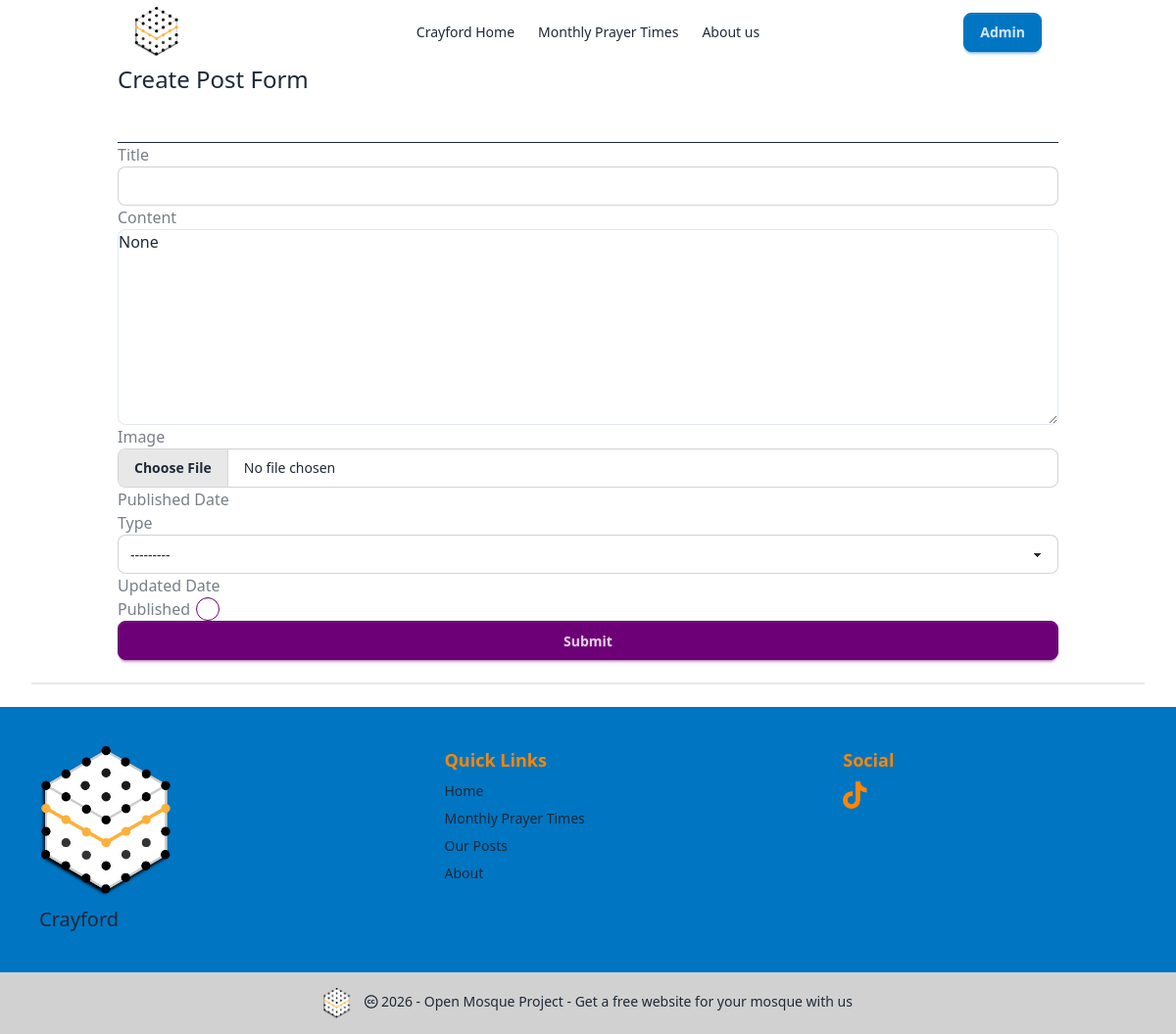
/create_post (signed in), run on an earlier commit of the app's database.
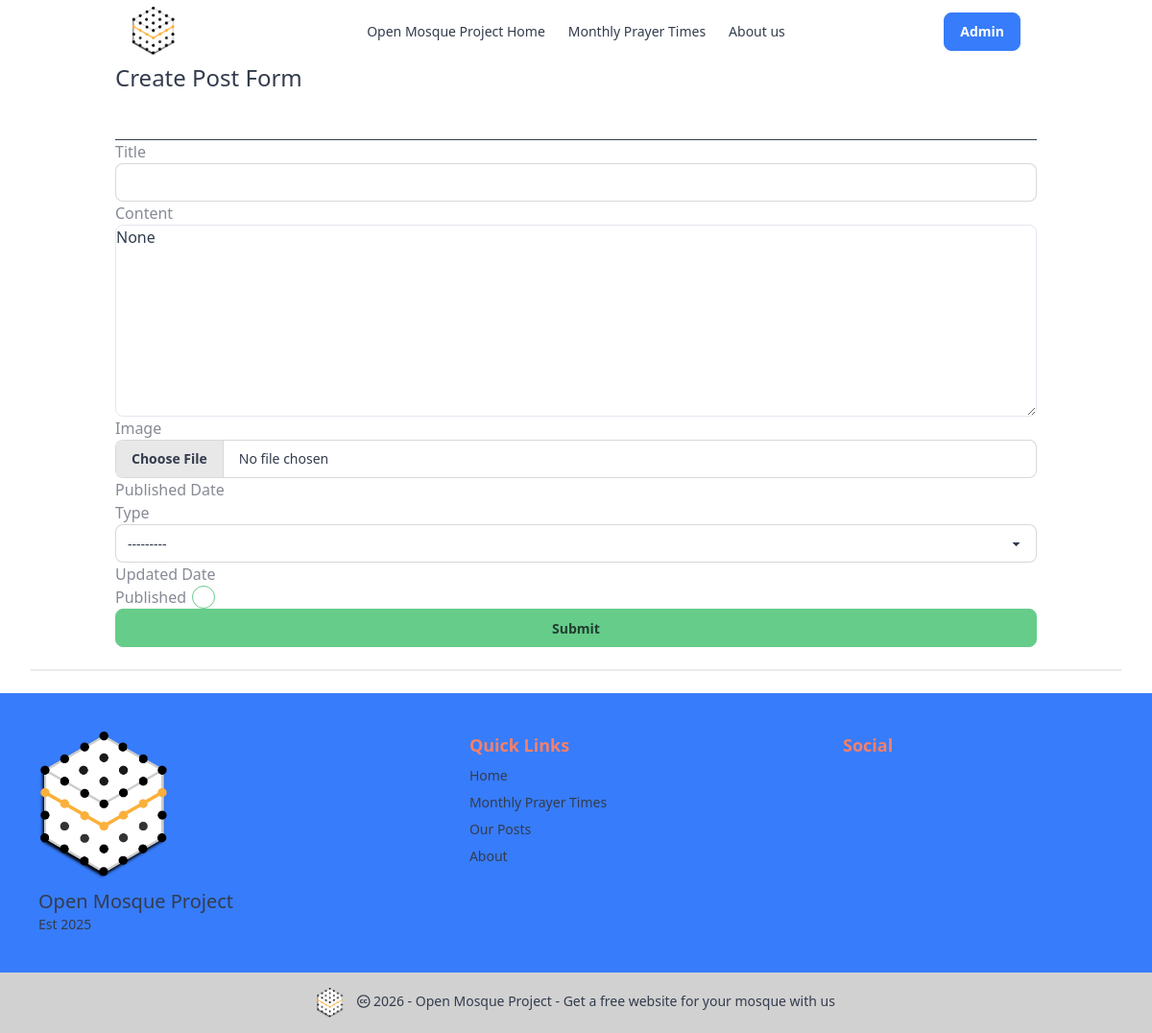
And on a later commit of the database.
### masjidConfig/models.py (models this page shows, shortened)
class CentreProfile(SingletonModel):
    maintenance_mode = models.BooleanField(default=False)
    masjid_Name = models.CharField(trans("Name of mosque"), max_length=255, default='Open Mosque Project')
    masjid_Logo = models.ImageField(upload_to='images/', default='images/gsm_logo.png')
    masjid_Photo = models.ImageField(upload_to='images/', blank=True)
    established = models.DateField(blank=True, null=True)
    about = models.TextField(max_length=2000, blank=True)
    address1 = models.CharField(max_length=255, blank=True)
    town = models.CharField(max_length=255, blank=True)
    city = models.CharField(max_length=255, default='London')
    country = models.CharField(max_length=255, default='GB')
    postcode = models.CharField(max_length=10, blank=True)
    method = models.IntegerField(choices=PRAYER_CALC_CHOICES, default=3)
    shafaq = models.CharField(max_length=10, choices=SHAFAQ_CHOICES, default=GEN)
    school = models.IntegerField(choices=SCHOOL_CHOICES, default=SHAFI)
    latitude = models.DecimalField(max_digits=9, decimal_places=6, default=51.443909)
    longitude = models.DecimalField(max_digits=9, decimal_places=6, default=0.219730)
    weekly_schedule = models.JSONField(default=get_default_schedule, help_text="Schedule of operating days and prayers with jamaah times")
    fajr_jamaah_minutes = models.CharField(max_length=255, choices=FAJR_JAMAAH, blank=True)
    dhuhr_jamaah_minutes = models.CharField(max_length=255, choices=DHUHR_JAMAAH, blank=True)
    asr_jamaah_minutes = models.CharField(max_length=255, choices=ASR_JAMAAH, blank=True)
    maghrib_jamaah_minutes = models.CharField(max_length=255, choices=MAGHRIB_JAMAAH, blank=True)
    isha_jamaah_minutes = models.CharField(max_length=255, choices=ISHA_JAMAAH, blank=True)
    theme_choice = models.CharField(max_length=255, choices=COLOR_CHOICES, default='light')
    facebook = models.CharField(max_length=255, blank=True)
    instagram = models.CharField(max_length=255, blank=True)
    youtube = models.CharField(max_length=255, blank=True)
    telegram = models.CharField(max_length=255, blank=True)
    twitter = models.CharField(max_length=255, blank=True)
    tiktok = models.CharField(max_length=255, blank=True)
    imam = models.CharField(max_length=255, blank=True)
    landline = models.CharField(max_length=255, blank=True)
    mobile = models.CharField(max_length=255, blank=True)
    email = models.CharField(max_length=255, blank=True)
    what3words = models.CharField(max_length=255, blank=True)
    class Meta:
        verbose_name = trans("Site Configuration")
    """
    Adjustments we have not currently added

    Tune - "tune" (string) -
    Comma Separated String of integers to offset timings returned by the API in minutes. Example: 5,3,5,7,9,7. See https://aladhan.com/calculation-methods

    "midnightMode" (number) -
    0 for Standard (Mid Sunset to Sunrise), 1 for Jafari (Mid Sunset to Fajr). If you leave this empty, it defaults to Standard.

    "timezonestring" (string) -
    A valid timezone name as specified on http://php.net/manual/en/timezones.php . Example: Europe/London. If you do not specify this, we'll calcuate it using the co-ordinates you provide.

    "latitudeAdjustmentMethod" (number) -
    Method for adjusting times higher latitudes - for instance, if you are checking timings in the UK or Sweden.
    1 - Middle of the Night
    2 - One Seventh
    3 - Angle Based

    "adjustment" (number) -
    Number of days to adjust hijri date(s). Example: 1 or 2 or -1 or -2
    """

### posts/views.py (the view)
# urls.py: path('create_post', views.post_form, name='post_form'),
@login_required
def post_form(request):
    form = PostForm(request.POST, request.FILES)
    if form.is_valid():
        form.save()
        return redirect('posts:home')
    else:
        form = PostForm()
        context = {'form':form}
        return render(request, 'posts/post_form.html', context)

### posts/forms.py
class PostForm(forms.ModelForm):
    content = forms.CharField() # widget=CKEditorWidget()
    class Meta:
        model = Post
        fields = '__all__'

### masjidConfig/templatetags/masjid_tags.py (called while the page is built)
@register.simple_tag
def get_masjid():
    return CentreProfile.objects.get(pk=1)

### posts/templates/posts/post_form.html (shortened to what this page needs)
{% extends 'base.html' %}
{% load static %}
{% load widget_tweaks %}
{% block css %}
  <link href="https://cdn.quilljs.com/1.3.6/quill.snow.css" rel="stylesheet">
{% endblock %}
{% block content %}
<h1 class="text-2xl">Create Post Form</h1>
<br>
  <br><hr>
  <form action="{% url 'posts:post_form' %}" method="POST" enctype="multipart/form-data">
    <div class="form-control">
      <label class="label">
          <span class="label-text">Title</span>
      </label>
      {{ form.title|add_class:"input input-bordered w-full" }}
    </div>
    <div class="form-control">
      <label class="label">
        <span class="label-text">Content</span>
      </label>
      <div id="editor" class="quill-editor">{{ form.content.value|safe }}</div>
    </div>
    <div class="form-control">
        <label class="label">
            <span class="label-text">Image</span>
        </label>
        {{ form.image|add_class:"file-input file-input-bordered w-full" }}
    </div>
    <div class="form-control">
        <label class="label">
            <span class="label-text">Published Date</span>
        </label>
    </div>
    <div class="form-control">
      <label class="label">
          <span class="label-text">Type</span>
      </label>
      {{ form.type|add_class:"select select-bordered w-full" }}
    </div>
    <div class="form-control">
        <label class="label">
            <span class="label-text">Updated Date</span>
        </label>
    </div>
    <div class="form-control">
        <label class="label cursor-pointer">
            <span class="label-text">Published</span>
            {{ form.published|add_class:"checkbox checkbox-primary" }}
        </label>
    </div>
    <div class="form-control">
        <input type="submit" class="btn btn-primary w-full" value="Submit" />
    </div>
  </form>
{% endblock %}

### templates/base.html (shortened to what this page needs)
{% load static %}
{% load masjid_tags %}
{% get_masjid as masjid_base %}
<html
  {% if masjid_base.theme_choice %}
    data-theme="{{ masjid_base.theme_choice }}"
  {% else %}
    data-theme="light"
  {% endif %}>
    <head>
      <link href="https://cdn.jsdelivr.net/npm/daisyui@5.0.0-beta.8/daisyui.css" rel="stylesheet" type="text/css" />
      <link href="https://cdn.jsdelivr.net/npm/daisyui@5.0.0-beta.8/themes.css" rel="stylesheet" type="text/css" />
      <script src="https://cdn.jsdelivr.net/npm/@tailwindcss/browser@4"></script>
      {% block css %}{% endblock css %}
      <link rel="stylesheet" href="{% static 'css/style.css' %}">
    </head>
    <body class="{% block bodyclass %}{% endblock bodyclass %}" hx-headers='{"X-CSRFToken": "{{ csrf_token }}"}'>
        <div class="navbar bg-base-100 container mx-auto px-0 md:px-4 lg:px-8">
          <div class="navbar-start">
            <a class="btn btn-ghost text-xl" href="{% url 'posts:home' %}">
              <img src="{{masjid_base.masjid_Logo.url}}" alt="" width="50" height="50">
            </a>
          </div>
          <div class="navbar-center hidden lg:flex">
            <ul class="menu menu-horizontal px-1">
              {% include 'nav_bar_links.html' %}
            </ul>
          </div>
          <div class="navbar-end">
            {% if user.is_authenticated %}
            <div class="dropdown dropdown-end">
              <div tabindex="0" role="button" class="btn btn-ghost">
                <button type="button" class="btn btn-secondary" >Admin</button>
              </div>
          </div>
          {% else %}
            <form class="d-flex">
              <a href="{% url 'login' %}" class="btn btn-primary">Login</a>
            </form>
          {% endif %}
          </div>
        </div>
          <div class="container mx-auto px-0 md:px-4 lg:px-8">{% block content %} {% endblock content %}</div>
          <div class="divider px-8"></div>
          <div class="bg-base-300">
            {% include 'footer.html' %}
          </div>
    </body>
</html>

### templates/nav_bar_links.html
<li class="">
    <a class="" href="{% url 'posts:home' %}">{{masjid_base.masjid_Name}} Home</a>
</li>
<li class="">
    <a class="" href="{% url 'posts:month_view'%}">Monthly Prayer Times</a>
</li>
<li class="">
    <a class="" href="{% url 'masjidConfig:about' %}">About us</a>
</li>

### templates/footer.html
{% load static %}
<footer class="footer sm:footer-horizontal bg-secondary p-10">
  <aside>
  <img src="{{masjid_base.masjid_Logo.url}}" alt="mosque logo" width="150">
    <p>
      <span class="text-xl">{{ masjid_base.masjid_Name }}</span>
      <br />
      {% if masjid_base.established %} Est {{ masjid_base.established |date:"Y"}} {% endif %}
    </p>
  </aside>
  <nav>
    <h6 class="text-lg font-bold text-accent">Quick Links</h6>
    <a href="{% url 'posts:home' %}" class="link link-hover">Home</a>
    <a href="{% url 'posts:month_view'%}" class="link link-hover">Monthly Prayer Times</a>
    <a href="{% url 'posts:post_list'%}" class="link link-hover">Our Posts</a>
    <a href="{% url 'masjidConfig:about' %}" class="link link-hover">About</a>
  </nav>
  <nav>
    <h6 class="text-lg font-bold text-accent text-accent">Social</h6>
    <div class="grid grid-flow-col gap-4">
      {% include 'social_media_icons.html' %}
    </div>
  </nav>
</footer>
<footer class="footer sm:footer-horizontal footer-center bg-base-300 text-base-content p-4">
  <aside>
    <p>
      <a href="https://openmosqueproject.com/" class="mb-3 me-2 mb-md-0 text-muted text-decoration-none lh-1">
        <img class="inline-block" src="{% static 'images/gsm_logo.png' %}" alt="" width="30" height="30">
      </a>
      <i class="fa-brands fa-creative-commons"></i>
      {% now "Y" %} - Open Mosque Project - <a href="https://openmosqueproject.com/">Get a free website for your mosque with us</a>
    </p>
  </aside>
</footer>

What changed in the data, as far as the page shows it:
changed CentreProfile: masjid_Name "Crayford" → "Open Mosque Project"; theme_choice "fantasy" → "emerald" (drawn); established (not shown) → "2025"; tiktok "guidance_social" → empty (drawn)
Also different on the page:
text now shown: "Est"
